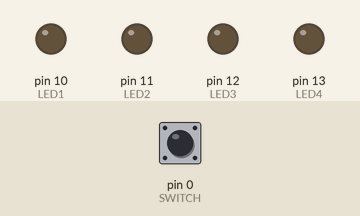
This sketch was run on a simulated Arduino Uno, built with avr-gcc and run on an emulated ATmega328P. On the bench: output pins drawn as LEDs (lit = HIGH). The test bench sets the inputs (shaded band); at power-on: pin 0 (SWITCH) HIGH. Random numbers use the default seed unless the sketch sets one.

Above: at 1.2 s.
1.3 s: pin 0 (SWITCH) pulled LOW for 0.15 s
At 2.6 s:
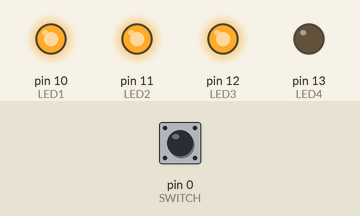
2.9 s: pin 0 (SWITCH) pulled LOW for 1 s
At 5.1 s:
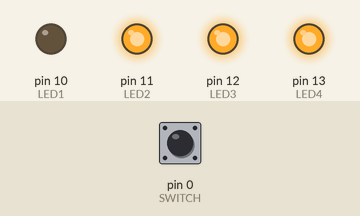
5.4 s: pin 0 (SWITCH) pulled LOW for 3.2 s
At 9.8 s:
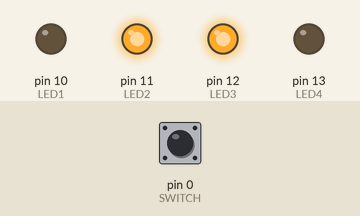
10.1 s: pin 0 (SWITCH) pulled LOW for 0.15 s
At 10.7 s:
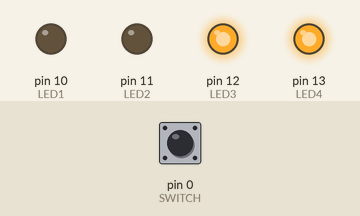
11.7 s: pin 0 (SWITCH) pulled LOW for 1 s
At 13.1 s:
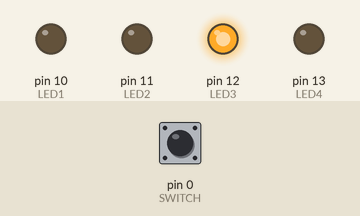
14.2 s: pin 0 (SWITCH) pulled LOW for 3.2 s
At 17.9 s:
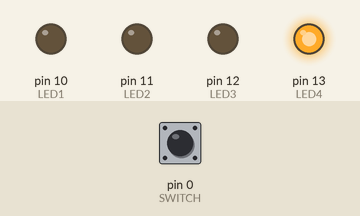
Timing chart, 0 to 19.4 s (numbered marks = the images above; inputs shaded):
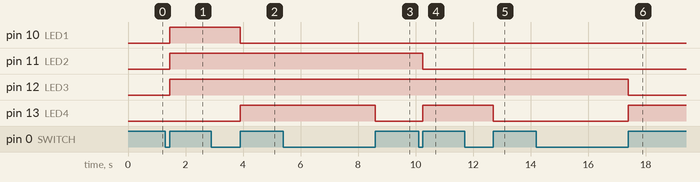

The sketch:

Dice.ino
```cpp
int SWITCH = 0;
int LED1 = 10;
int LED2 = 11;
int LED3 = 12;
int LED4 = 13;
int dice;
int temp;

void setup() {
  // put your setup code here, to run once:
  pinMode(LED1, HIGH);
  pinMode(LED2, HIGH);
  pinMode(LED3, HIGH);
  pinMode(LED4, HIGH);
  pinMode(SWITCH, INPUT);
}

void loop() {
  // put your main code here, to run repeatedly:
  temp = digitalRead(SWITCH);
  if (temp == LOW){
    dice = random(1,7);
  } else if (dice == 1){
    digitalWrite(LED4,HIGH);
    digitalWrite(LED1,LOW);
    digitalWrite(LED2,LOW);
    digitalWrite(LED3,LOW);
  } else if (dice == 2){
    digitalWrite(LED3,HIGH);
    digitalWrite(LED1,LOW);
    digitalWrite(LED2,LOW);
    digitalWrite(LED4,LOW);
  } else if (dice == 3){
    digitalWrite(LED3,HIGH);
    digitalWrite(LED4,HIGH);
    digitalWrite(LED1,LOW);
    digitalWrite(LED2,LOW);
  } else if (dice == 4){
    digitalWrite(LED2,HIGH);
    digitalWrite(LED3,HIGH);
    digitalWrite(LED1,LOW);
    digitalWrite(LED4,LOW);
  } else if (dice == 5){
    digitalWrite(LED2,HIGH);
    digitalWrite(LED3,HIGH);
    digitalWrite(LED4,HIGH);
    digitalWrite(LED1,LOW);
  } else if (dice == 6){
    digitalWrite(LED1,HIGH);
    digitalWrite(LED2,HIGH);
    digitalWrite(LED3,HIGH);
    digitalWrite(LED4,LOW);
  }
}
```

Measured:
- after the input at 1.3 s, pin 10 (LED1), pin 11 (LED2), pin 12 (LED3): LOW → HIGH after 0.15 s
- after the input at 2.9 s, pin 10 (LED1): HIGH → LOW after 1.0 s; pin 13 (LED4): LOW → HIGH after 1.0 s
- after the input at 5.4 s, pin 13 (LED4): HIGH → LOW after 3.2 s
- after the input at 10.1 s, pin 11 (LED2): HIGH → LOW after 0.15 s; pin 13 (LED4): LOW → HIGH after 0.15 s
- after the input at 11.7 s, pin 13 (LED4): HIGH → LOW after 1.0 s
- after the input at 14.2 s, pin 12 (LED3): HIGH → LOW after 3.2 s; pin 13 (LED4): LOW → HIGH after 3.2 s
